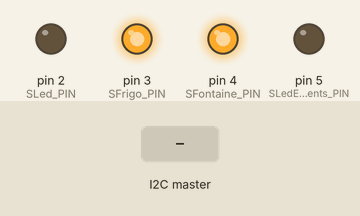
The sketch below on a simulated Arduino Uno, built with avr-gcc and run on an emulated ATmega328P. Shown: output pins drawn as LEDs (lit = HIGH). The test bench sets the inputs (shaded band). What the sketch prints to the serial monitor is not drawn.

Above: at 1.2 s.
1.3 s: the I2C master sends the byte 1
At 3.4 s:
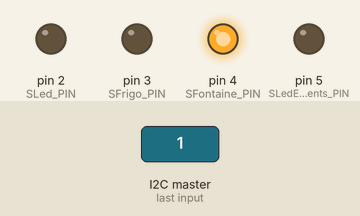
4.3 s: the I2C master sends the byte 0
6.6 s: the I2C master sends the byte 2
Timing chart, 0 to 34.6 s (numbered marks = the images above; inputs shaded):
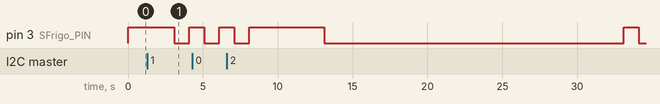

The sketch:

EAU_Final.ino
```cpp
//Fichier Eau.H

#include "Wire.h"
#define SLAVE_ADDRESS 0x16  //initialisation de l’Arduino avec l’adresse 0x16

#define CHumidite_PIN A0         //Capteur d'humidité au pin A0
#define SLed_PIN 2               //Led de contrôle au pin 2
#define SFrigo_PIN 3             //Relais Frigo au pin 3
#define SFontaine_PIN 4          //Relais Fontaine au pin 4
#define SLedElements_PIN 5       //Led 4 elements au pin 5

int ValeurCapteur = 0;
int EtatEau = 0;
int ValeurCapteurInitial;
int var1 = 0;
int var2 = 0;

class Eau{

  private :

    bool S_Frigo;                   //Actionneurs qui active/désactive l'électro-aimant de la porte du frigo
    bool S_Fontaine;                //Actionneurs qui active/désactive le moteur de la fontaine
    bool S_Led;                     //Actionneurs qui active/désactive la led de contrôle
    bool S_Eau;                     //Actionneurs de l'élément Eau sur la tablette des 4 éléments
    int C_Humidite;                 //Valeur numérique détécter par le capteur d'humidité
    bool mechanism_status;           //indique si le mécanisme est activé ou non

 public :

 bool actuator[4]={S_Frigo, S_Fontaine,S_Led, S_Eau};
 int sensor[1] = {C_Humidite};

 public :

 bool getMechanism_status();
 void setMechanism_status(bool ms);
 int getC_Humidite();

    public :
      Eau();                        //Constructeur par défaut de la classe
      void setupMecanism();         //Configuration de la base du mécanisme
      void execute();               //Méthode qui fait fonctionner le mécanisme

};


//Fichier Eau.CPP

Eau::Eau(){
  S_Frigo = false;
  S_Fontaine = false;
  S_Led = false;
  S_Eau = false;
  C_Humidite = 0;
  mechanism_status = false;
}

bool Eau::getMechanism_status(){
  return mechanism_status;
}

void Eau::setMechanism_status(bool ms){
  mechanism_status = ms;
}


int Eau::getC_Humidite(){
  return C_Humidite;
}


//SETUP
void Eau::setupMecanism(){

pinMode(CHumidite_PIN, INPUT);             //On initialise le pin du capteur d'Humidité en entrée

pinMode(SLed_PIN, OUTPUT);                 //On initialise la led du tableau de commande en sortie
digitalWrite(SLed_PIN, LOW);               //On éteint la led par défaut

pinMode(SFrigo_PIN, OUTPUT);               //On initialise le pin du relais frigo en sortie
digitalWrite(SFrigo_PIN, HIGH);            //On désactive le relais du frigo par défaut

pinMode(SFontaine_PIN, OUTPUT);            //On initialise le pin du relais de la fontaine
digitalWrite(SFontaine_PIN, HIGH);         //On désactive le relais de la fontaine par défaut

pinMode(SLedElements_PIN, OUTPUT);         //On initialise la led des 4 éléments en sortie
digitalWrite(SLedElements_PIN, LOW);       //On éteint la led par défaut
}


void Eau::execute(){

ValeurCapteur = analogRead (CHumidite_PIN); //On récupère la valeur du capteur d'humidité

if(EtatEau == 0)
{
ValeurCapteurInitial = ValeurCapteur;
EtatEau = 1;
}


if(EtatEau == 1)
{

        if(ValeurCapteur >= (ValeurCapteurInitial + 180))
        {
           var1 = 1;
        }

        delay(3000);

        if(ValeurCapteur >= (ValeurCapteurInitial + 180))
        {
            var2 = 1;
        }


         if (var1 == var2){             //Si la valeur du capteur est supérieur ou éguale à 180 points de base

          S_Fontaine = true;                //On active le moteur de la fontaine
          S_Frigo = true;                   //On active l'électro-aimant de la porte du frigo
          S_Led = true;                     //On allume la led du panneau de contrôle
          S_Eau = true;                     //On allume l'élément Eau des 4 éléments
          mechanism_status = true;          //On valide le mécanisme
        }

}

if (S_Frigo == true){

         digitalWrite(SFrigo_PIN, LOW);  //RELAIS Frigo Activer
         delay(1000);
         digitalWrite(SFrigo_PIN, HIGH); //RELAIS Frigo Désactiver

         delay(1000);
         digitalWrite(SFrigo_PIN, LOW);
         delay(1000);
         digitalWrite(SFrigo_PIN, HIGH);
         delay(1000);
         digitalWrite(SFrigo_PIN, LOW);
         delay(1000);
         digitalWrite(SFrigo_PIN, HIGH);
         delay(5000);
         digitalWrite(SFrigo_PIN, LOW);
         delay(20000);

         digitalWrite(SFrigo_PIN, HIGH);
         delay(1000);
         digitalWrite(SFrigo_PIN, LOW);
         delay(3600000);
}


if (S_Fontaine == true)
{
      delay(100);
      digitalWrite(SFontaine_PIN, LOW); //FONTAINE
}


if ( S_Led == true )//Pour allumer la led témoin
  {
    delay(100);                           //On attend 0.1 seconde
    digitalWrite(SLed_PIN, HIGH);         //On allume la led de contrôle
  }
else
  {                        //Pour éteindre la led témoin
    delay(100);                           //On attend 0.1 seconde
    digitalWrite(SLed_PIN, LOW);          //On éteint la led de contrôle
  }

if(S_Eau == true)
{
   digitalWrite(SLedElements_PIN, HIGH);
}


if (mechanism_status == false )//En cas de reset
  {
    S_Frigo = false;
    S_Fontaine = false;
    S_Led = false;                  //On change la valeur de l'attribut
    S_Eau = false;                  //On change la valeur de l'attribut
    EtatEau = 0;
  }

}

//MAIN

Eau mechanism = Eau();

void execute_order(String order){

  Serial.print("Order received : ");
  Serial.println(order);//412221

  if(order[1] == '1'){                //Si le 2eme caractère est 1
    mechanism.setMechanism_status(true);      //On valide le mécanisme
  }else if(order[1] == '0'){              //Si le 2eme caractère est 0
    mechanism.setMechanism_status(false);     //On invalide le mécanisme
  }

  for(int i=2; i<sizeof(order); i++) {        //Pour chaque actionneur
    if(order[i] == '1'){              //Si le caractère est 1
      mechanism.actuator[i-1] = true;       //On valide l'actionneur
    }else if(order[i] == '0'){            //Si le caractère est 0
      mechanism.actuator[i-1] = false;      //On invalide l'actionneur
    }
  }
}

void receive_order(int numBytes) {
  String data_received;

  while(Wire.available() > 0) {           //Tant que le message i2c reçu n'est pas fini
    char c = Wire.read();             //On lit le caractère suivant du message sur le bus i2c
    data_received += String(c);           //On ajoute le caractère du message aux données reçus
  }

  if(data_received != "2") {              //Si les données reçues sont bien un message d'ordre
    execute_order(data_received);         //On exécute les ordres du message d'ordre
  }
}

String getMessagei2c() {
  String ms_I2Cmessage = "ms";
  String as_I2Cmessage = "as";
  String sd_I2Cmessage = "sd";
  String I2Cmessage;

  if(mechanism.getMechanism_status() == true){    //Si le mécanisme est validé
    ms_I2Cmessage += "T";             //On ajoute T au message i2c
  }else{                        //Si le mécanisme est invalide
    ms_I2Cmessage += "F";             //On ajoute F au message i2c
  }

  for(int i=0; i<sizeof(mechanism.actuator); i++){  //Pour chaque actionneur du mécanisme
    if (mechanism.actuator[i] == true){       //Si l'actionneur est validé
      as_I2Cmessage += "T";           //On ajoute T au message i2c
    }else{                      //Si l'actionneur est invalidé
      as_I2Cmessage += "F";           //On ajoute F au message i2c
    }
  }
  if(as_I2Cmessage.length() < 6){
    for(int i=as_I2Cmessage.length()-1; i<5; i++){  //Tant que le message est inférieur à 6 caractere
      as_I2Cmessage += "X";           //On ajoute X au message i2c
    }
  }

  for(int i=0; i<sizeof(mechanism.sensor)/2; i++){        //Pour chaque capteur du mécanisme
    sd_I2Cmessage += mechanism.getC_Humidite();//mechanism.sensor[i];            //On ajoute la valeur du capteur au message i2c
    sd_I2Cmessage += "X";             //Et on ajoute aussi X
  }

  I2Cmessage = ms_I2Cmessage + as_I2Cmessage + sd_I2Cmessage;//msFasFFFFsdF

  Serial.print("Message send to Raspberry : ");
  Serial.println(I2Cmessage);

  return I2Cmessage;
}

void send_status() {
  Wire.write(getMessagei2c().c_str());  //On écrit le message i2c dans l'objet Wire
}

void setup() {
  Serial.begin(9600);
  Wire.begin(SLAVE_ADDRESS);        //On indique à l'objet Wire l'adresse esclave utilisé par l'Arduino
  Wire.onReceive(receive_order);      //On récupère le message s'ordre reçu sur le bus i2c via la fonction receive order
  Wire.onRequest(send_status);      //On envoie le messagei2c sur le bus i2c
  mechanism.setupMecanism();       //On donne une configuration de base au mécanisme
}

void loop() {
  delay(100);               //On attends 0.1 seconde
  mechanism.execute();          //On exécute le mécanisme
}
```
